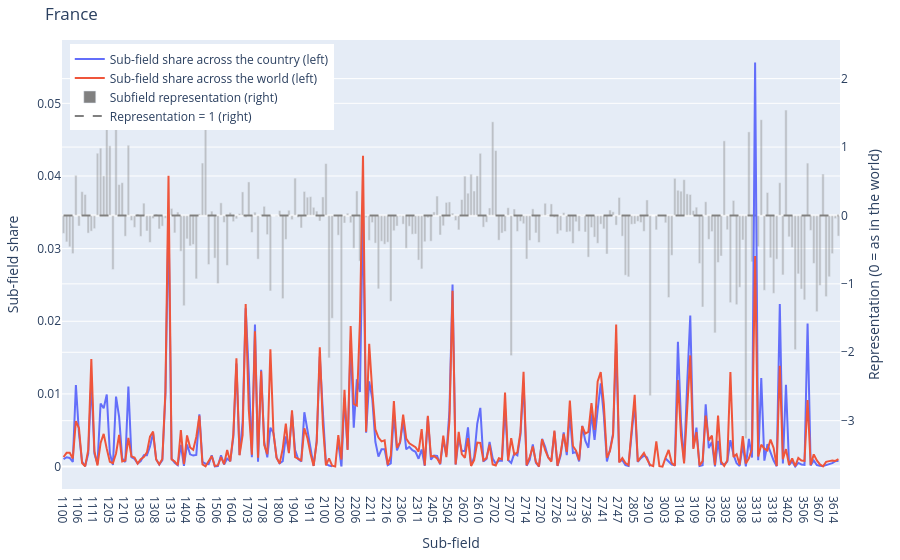

Notebook code cell kept with this figure:
### Code cell
x = df_country_subfield_norm.columns.to_list()

y1 = df_country_subfield_norm.loc[country]          # left axis
y2 = df_world_subfield_norm.loc[0]      # left axis
y3 = df_country_subfield_norm_world_log.loc[country]    # right axis (different scale)

fig = go.Figure()

# Left y-axis lines
fig.add_trace(
    go.Scatter(
        x=x,
        y=y1,
        mode="lines",
        name="Sub-field share across the country (left)",

    )
)

fig.add_trace(
    go.Scatter(
        x=x,
        y=y2,
        mode="lines",
        name="Sub-field share across the world (left)",

    )
)

# Right y-axis line
fig.add_trace(
    go.Bar(
        x=x,
        y=y3,
        name="Subfield representation (right)",
        yaxis="y2",
        marker=dict(
            color="grey",
            opacity=0.4
        )
    )
)

fig.add_trace(
    go.Scatter(
        x=x,                         # same x-range as other traces
        y=[0] * len(x),              # constant line at y = 1
        mode="lines",
        name="Representation = 1 (right)",
        line=dict(color="grey", dash="dash"),
        showlegend=True,
        yaxis="y2",
    )
)

# Layout with secondary y-axis
fig.update_layout(
    title=uf.get_country_info(country).iloc[0, 0],
    xaxis=dict(title="Sub-field"),
    yaxis=dict(title="Sub-field share", overlaying="y2",),
    yaxis2=dict(
        title="Representation (0 = as in the world)",

        side="right"
    ),
    legend=dict(x=0.01, y=0.99),
    margin=dict(l=60, r=60, t=40, b=40)
)

fig.show()

### Figure 1 — Plotly figure (JSON) as saved in the notebook; plotly's stock layout.template omitted (floating-point values rounded to 4 significant figures; data arrays with more than 128 entries replaced by an {"elided": "..."} marker saying what was removed)
{"data": [{"mode": "lines", "name": "Sub-field share across the country (left)", "x": {"elided": "252 str values"}, "y": {"elided": "252 float values"}, "type": "scatter"}, {"mode": "lines", "name": "Sub-field share across the world (left)", "x": {"elided": "252 str values"}, "y": {"elided": "252 float values"}, "type": "scatter"}, {"marker": {"color": "grey", "opacity": 0.4}, "name": "Subfield representation (right)", "x": {"elided": "252 str values"}, "y": {"elided": "252 float values"}, "yaxis": "y2", "type": "bar"}, {"line": {"color": "grey", "dash": "dash"}, "mode": "lines", "name": "Representation = 1 (right)", "showlegend": true, "x": {"elided": "252 str values"}, "y": {"elided": "252 int values"}, "yaxis": "y2", "type": "scatter"}], "layout": {"yaxis": {"title": {"text": "Sub-field share"}, "overlaying": "y2"}, "yaxis2": {"title": {"text": "Representation (0 = as in the world)"}, "side": "right"}, "legend": {"x": 0.01, "y": 0.99}, "margin": {"l": 60, "r": 60, "t": 40, "b": 40}, "title": {"text": "France"}, "xaxis": {"title": {"text": "Sub-field"}}}}
